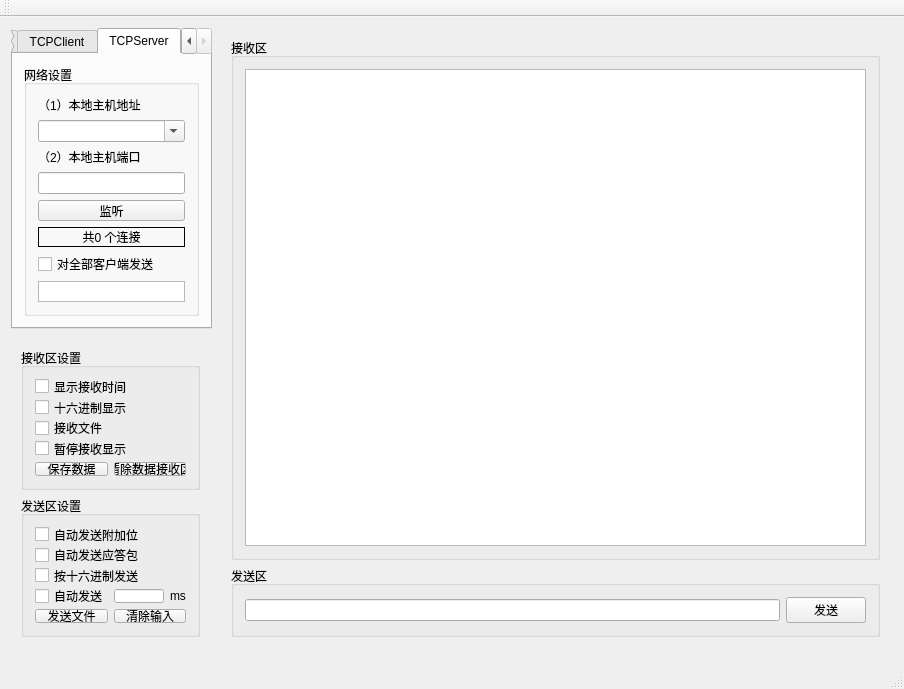
<?xml version="1.0" encoding="UTF-8"?>
<ui version="4.0">
 <class>MainWindow</class>
 <widget class="QMainWindow" name="MainWindow">
  <property name="geometry">
   <rect>
    <x>0</x>
    <y>0</y>
    <width>904</width>
    <height>689</height>
   </rect>
  </property>
  <property name="windowTitle">
   <string>MainWindow</string>
  </property>
  <widget class="QWidget" name="centralWidget">
   <widget class="QWidget" name="layoutWidget">
    <property name="geometry">
     <rect>
      <x>220</x>
      <y>10</y>
      <width>671</width>
      <height>621</height>
     </rect>
    </property>
    <layout class="QVBoxLayout" name="verticalLayout">
     <item>
      <widget class="QGroupBox" name="groupBox">
       <property name="title">
        <string>接收区</string>
       </property>
       <layout class="QGridLayout" name="gridLayout_9">
        <item row="0" column="0">
         <widget class="QTextEdit" name="textEdit_ReceiveData"/>
        </item>
       </layout>
      </widget>
     </item>
     <item>
      <widget class="QGroupBox" name="groupBox_2">
       <property name="title">
        <string>发送区</string>
       </property>
       <layout class="QGridLayout" name="gridLayout_10">
        <item row="0" column="0">
         <layout class="QHBoxLayout" name="horizontalLayout">
          <item>
           <widget class="QLineEdit" name="lineEdit_Sendedit"/>
          </item>
          <item>
           <widget class="QPushButton" name="pushButton_Senddata">
            <property name="text">
             <string>发送</string>
            </property>
           </widget>
          </item>
         </layout>
        </item>
       </layout>
      </widget>
     </item>
    </layout>
   </widget>
   <widget class="QTabWidget" name="tabWidget">
    <property name="geometry">
     <rect>
      <x>11</x>
      <y>11</y>
      <width>201</width>
      <height>301</height>
     </rect>
    </property>
    <property name="currentIndex">
     <number>2</number>
    </property>
    <widget class="QWidget" name="tab_UDP">
     <attribute name="title">
      <string>UDP</string>
     </attribute>
     <layout class="QGridLayout" name="gridLayout_2">
      <item row="0" column="0">
       <widget class="QGroupBox" name="groupBoxNetSetting">
        <property name="title">
         <string>网络设置</string>
        </property>
        <widget class="QWidget" name="layoutWidget">
         <property name="geometry">
          <rect>
           <x>10</x>
           <y>24</y>
           <width>161</width>
           <height>231</height>
          </rect>
         </property>
         <layout class="QVBoxLayout" name="verticalLayout_2">
          <item>
           <widget class="QLabel" name="label">
            <property name="text">
             <string>（1）本地主机地址</string>
            </property>
           </widget>
          </item>
          <item>
           <widget class="QComboBox" name="comboBox_UDPAdress">
            <property name="editable">
             <bool>true</bool>
            </property>
           </widget>
          </item>
          <item>
           <widget class="QLabel" name="label_2">
            <property name="text">
             <string>（2）本地主机端口</string>
            </property>
           </widget>
          </item>
          <item>
           <widget class="QLineEdit" name="lineEdit_UDPPort"/>
          </item>
          <item>
           <widget class="QLabel" name="label_9">
            <property name="text">
             <string>（3）目标主机地址</string>
            </property>
           </widget>
          </item>
          <item>
           <widget class="QLineEdit" name="lineEdit_UDPtargetAdress"/>
          </item>
          <item>
           <widget class="QLabel" name="label_10">
            <property name="text">
             <string>（4）目标主机端口</string>
            </property>
           </widget>
          </item>
          <item>
           <widget class="QLineEdit" name="lineEdit_UDPtargetPort"/>
          </item>
          <item>
           <layout class="QHBoxLayout" name="horizontalLayout_5">
            <item>
             <widget class="QRadioButton" name="radioButton_singalSend">
              <property name="text">
               <string>单播</string>
              </property>
             </widget>
            </item>
            <item>
             <widget class="QRadioButton" name="radioButton_multiSend">
              <property name="text">
               <string>广播</string>
              </property>
             </widget>
            </item>
           </layout>
          </item>
          <item>
           <widget class="QPushButton" name="pushButton_UDPopen">
            <property name="text">
             <string>绑定</string>
            </property>
           </widget>
          </item>
         </layout>
        </widget>
       </widget>
      </item>
     </layout>
    </widget>
    <widget class="QWidget" name="tab_TCPClient">
     <attribute name="title">
      <string>TCPClient</string>
     </attribute>
     <layout class="QGridLayout" name="gridLayout_6">
      <item row="0" column="0">
       <widget class="QGroupBox" name="groupBoxNetSetting_2">
        <property name="title">
         <string>网络设置</string>
        </property>
        <layout class="QGridLayout" name="gridLayout_3">
         <item row="0" column="0">
          <layout class="QVBoxLayout" name="verticalLayout_3">
           <item>
            <widget class="QLabel" name="label_3">
             <property name="text">
              <string>（1）本地主机地址</string>
             </property>
            </widget>
           </item>
           <item>
            <widget class="QComboBox" name="comboBox_TCPClientLocalAdress">
             <property name="editable">
              <bool>true</bool>
             </property>
            </widget>
           </item>
           <item>
            <widget class="QLabel" name="label_4">
             <property name="text">
              <string>（2）远程主机地址</string>
             </property>
            </widget>
           </item>
           <item>
            <widget class="QComboBox" name="comboBox_TCPClientRemoteAdress">
             <property name="editable">
              <bool>true</bool>
             </property>
            </widget>
           </item>
           <item>
            <widget class="QLabel" name="label_8">
             <property name="text">
              <string>（3）远程主机d端口</string>
             </property>
            </widget>
           </item>
           <item>
            <widget class="QLineEdit" name="lineEdit_clientRemotePort"/>
           </item>
           <item>
            <widget class="QPushButton" name="pushButton_TCPClientLink">
             <property name="text">
              <string>连接</string>
             </property>
            </widget>
           </item>
           <item>
            <spacer name="verticalSpacer">
             <property name="orientation">
              <enum>Qt::Vertical</enum>
             </property>
             <property name="sizeHint" stdset="0">
              <size>
               <width>20</width>
               <height>40</height>
              </size>
             </property>
            </spacer>
           </item>
          </layout>
         </item>
        </layout>
       </widget>
      </item>
     </layout>
    </widget>
    <widget class="QWidget" name="tab_TCPserver">
     <attribute name="title">
      <string>TCPServer</string>
     </attribute>
     <layout class="QGridLayout" name="gridLayout_5">
      <item row="0" column="0">
       <widget class="QGroupBox" name="groupBoxNetSetting_3">
        <property name="title">
         <string>网络设置</string>
        </property>
        <layout class="QGridLayout" name="gridLayout_4">
         <item row="0" column="0">
          <layout class="QVBoxLayout" name="verticalLayout_4">
           <item>
            <widget class="QLabel" name="label_5">
             <property name="text">
              <string>（1）本地主机地址</string>
             </property>
            </widget>
           </item>
           <item>
            <widget class="QComboBox" name="comboBox_TCPServerLocalAdress">
             <property name="editable">
              <bool>true</bool>
             </property>
            </widget>
           </item>
           <item>
            <widget class="QLabel" name="label_6">
             <property name="text">
              <string>（2）本地主机端口</string>
             </property>
            </widget>
           </item>
           <item>
            <widget class="QLineEdit" name="lineEdit_TCPServerRemotePort"/>
           </item>
           <item>
            <widget class="QPushButton" name="pushButton_TCPServerOpen">
             <property name="text">
              <string>监听</string>
             </property>
            </widget>
           </item>
           <item>
            <widget class="QLabel" name="labCount">
             <property name="frameShape">
              <enum>QFrame::Box</enum>
             </property>
             <property name="text">
              <string>共0 个连接</string>
             </property>
             <property name="alignment">
              <set>Qt::AlignCenter</set>
             </property>
            </widget>
           </item>
           <item>
            <widget class="QCheckBox" name="checkBox_toAllClient">
             <property name="text">
              <string>对全部客户端发送</string>
             </property>
            </widget>
           </item>
           <item>
            <widget class="QListWidget" name="listWidget_clientInfo"/>
           </item>
          </layout>
         </item>
        </layout>
       </widget>
      </item>
     </layout>
    </widget>
   </widget>
   <widget class="QWidget" name="layoutWidget">
    <property name="geometry">
     <rect>
      <x>10</x>
      <y>320</y>
      <width>201</width>
      <height>311</height>
     </rect>
    </property>
    <layout class="QVBoxLayout" name="verticalLayout_7">
     <item>
      <widget class="QGroupBox" name="groupBoxReceiveingSetting_2">
       <property name="title">
        <string>接收区设置</string>
       </property>
       <layout class="QGridLayout" name="gridLayout_7">
        <item row="0" column="0">
         <layout class="QVBoxLayout" name="verticalLayout_6">
          <item>
           <widget class="QCheckBox" name="checkBox_addReceiveTime">
            <property name="text">
             <string>显示接收时间</string>
            </property>
           </widget>
          </item>
          <item>
           <widget class="QCheckBox" name="checkBox_ReceiveHex">
            <property name="text">
             <string>十六进制显示</string>
            </property>
           </widget>
          </item>
          <item>
           <widget class="QCheckBox" name="checkBox_SendFileData">
            <property name="text">
             <string>接收文件</string>
            </property>
           </widget>
          </item>
          <item>
           <widget class="QCheckBox" name="checkBox_TerminalReceive">
            <property name="text">
             <string>暂停接收显示</string>
            </property>
           </widget>
          </item>
          <item>
           <layout class="QHBoxLayout" name="horizontalLayout_2">
            <item>
             <widget class="QPushButton" name="pushButton_SaveData">
              <property name="text">
               <string>保存数据</string>
              </property>
             </widget>
            </item>
            <item>
             <widget class="QPushButton" name="pushButton_clearReceive">
              <property name="text">
               <string>清除数据接收区</string>
              </property>
             </widget>
            </item>
           </layout>
          </item>
         </layout>
        </item>
       </layout>
      </widget>
     </item>
     <item>
      <widget class="QGroupBox" name="groupBoxReceiveingSetting">
       <property name="title">
        <string>发送区设置</string>
       </property>
       <layout class="QGridLayout" name="gridLayout_8">
        <item row="0" column="0">
         <layout class="QVBoxLayout" name="verticalLayout_5">
          <item>
           <widget class="QCheckBox" name="checkBox_SendAddtional">
            <property name="text">
             <string>自动发送附加位</string>
            </property>
           </widget>
          </item>
          <item>
           <widget class="QCheckBox" name="checkBox_SendAnswer">
            <property name="text">
             <string>自动发送应答包</string>
            </property>
           </widget>
          </item>
          <item>
           <widget class="QCheckBox" name="checkBox_SendHex">
            <property name="text">
             <string>按十六进制发送</string>
            </property>
           </widget>
          </item>
          <item>
           <layout class="QHBoxLayout" name="horizontalLayout_3">
            <item>
             <widget class="QCheckBox" name="checkBox_TimerSend">
              <property name="text">
               <string>自动发送</string>
              </property>
             </widget>
            </item>
            <item>
             <widget class="QLineEdit" name="lineEdit_SendInterval">
              <property name="minimumSize">
               <size>
                <width>0</width>
                <height>0</height>
               </size>
              </property>
              <property name="maximumSize">
               <size>
                <width>60</width>
                <height>16777215</height>
               </size>
              </property>
             </widget>
            </item>
            <item>
             <widget class="QLabel" name="label_7">
              <property name="text">
               <string>ms</string>
              </property>
             </widget>
            </item>
           </layout>
          </item>
          <item>
           <layout class="QHBoxLayout" name="horizontalLayout_4">
            <item>
             <widget class="QPushButton" name="pushButton_Sendfile">
              <property name="text">
               <string>发送文件</string>
              </property>
             </widget>
            </item>
            <item>
             <widget class="QPushButton" name="pushButton_Cllearinput">
              <property name="text">
               <string>清除输入</string>
              </property>
             </widget>
            </item>
           </layout>
          </item>
         </layout>
        </item>
       </layout>
      </widget>
     </item>
    </layout>
   </widget>
  </widget>
  <widget class="QMenuBar" name="menuBar">
   <property name="geometry">
    <rect>
     <x>0</x>
     <y>0</y>
     <width>904</width>
     <height>23</height>
    </rect>
   </property>
  </widget>
  <widget class="QToolBar" name="mainToolBar">
   <attribute name="toolBarArea">
    <enum>TopToolBarArea</enum>
   </attribute>
   <attribute name="toolBarBreak">
    <bool>false</bool>
   </attribute>
  </widget>
  <widget class="QStatusBar" name="statusBar"/>
 </widget>
 <layoutdefault spacing="6" margin="11"/>
 <resources/>
 <connections/>
</ui>
